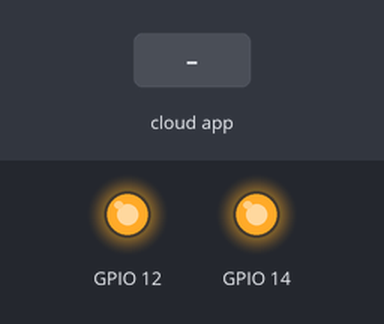
This sketch was run on a simulated ESP8266 (NodeMCU). On the bench: output pins drawn as LEDs (lit = HIGH). The test bench sets the inputs (shaded band). WiFi joins after 1.5 s; servers stay silent unless stated; the Firebase database answers and starts empty; what the sketch prints to the serial monitor is not drawn.

Above: at 2.7 s.
2.8 s: the phone or cloud app sets rele1 to 1
At 5.3 s:
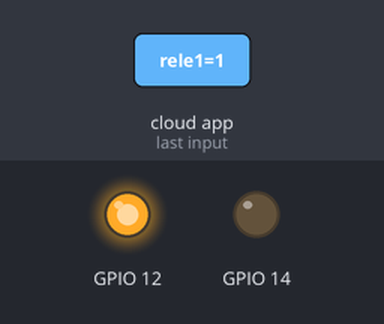
5.7 s: the phone or cloud app sets rele2 to 1
At 9.3 s:
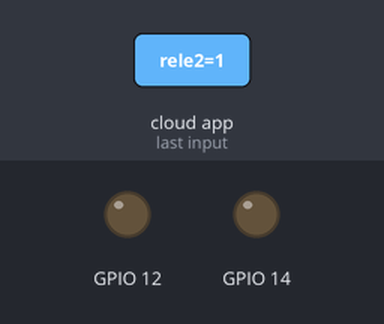
9.6 s: the phone or cloud app sets rele1 to 0
At 12.5 s:
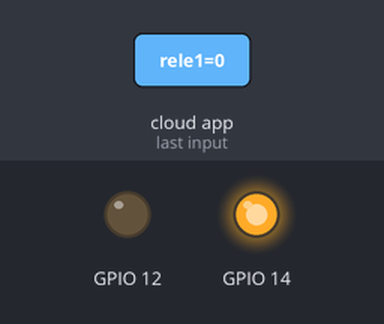
13.5 s: the phone or cloud app sets rele2 to 0
At 16.6 s:
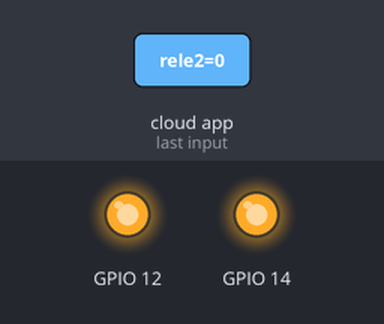
Timing chart, 0 to 18.1 s (numbered marks = the images above; inputs shaded):
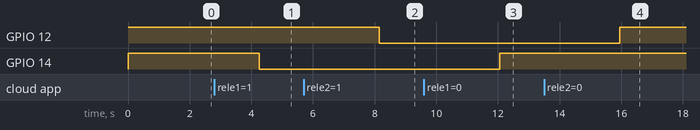

Measured:
- after the input at 2.8 s, GPIO 14: HIGH → LOW after 1.5 s
- after the input at 5.7 s, GPIO 12: HIGH → LOW after 2.5 s
- after the input at 9.6 s, GPIO 14: LOW → HIGH after 2.5 s
- after the input at 13.5 s, GPIO 12: LOW → HIGH after 2.5 s

The sketch:

FirebaseDemo_ESP8266_certo.ino
```cpp
// (licence header left out)
  // FirebaseDemo_ESP8266 is a sample that demo the different functions
  // of the FirebaseArduino API.

  #include <ESP8266WiFi.h>
  #include <FirebaseArduino.h>

  // Set these to run example.
  #define FIREBASE_HOST "arduino-95757.firebaseio.com"
  #define FIREBASE_AUTH "8i33myKUOQz5hBsStipgbG5PTVUKfPp40N7HHNzK"
  #define WIFI_SSID "TATIANA"
  #define WIFI_PASSWORD "tatiana2"
  boolean reler1 = false;
  boolean reler2 = false;
  boolean statusReler1 = false;
  boolean statusReler2 = false;
  void setup() {
      pinMode(12,OUTPUT);
      digitalWrite(12,HIGH);
        pinMode(14,OUTPUT);
        digitalWrite(14,HIGH);
    Serial.begin(9600);

    // connect to wifi.
    WiFi.begin(WIFI_SSID, WIFI_PASSWORD);
    Serial.print("connecting");
    while (WiFi.status() != WL_CONNECTED) {
      Serial.print(".");
      delay(500);
    }
    Serial.println();
    Serial.print("connected: ");
    Serial.println(WiFi.localIP());

    Firebase.begin(FIREBASE_HOST, FIREBASE_AUTH);
  }

  void loop() {
   //reler 1
  statusReler1 = Firebase.getBool("rele1");
  if (Firebase.failed()) {
        Serial.print("setting /number failed:");
        Serial.println(Firebase.error());
        return;
    }else{
      if(statusReler1 == true){
         digitalWrite(14,LOW);
      reler1 = true;
      Serial.println("r1 true");
      Firebase.setBool("status1", true);
      }else{
        if(statusReler1 == false){
        reler1 = false;
        digitalWrite(14,HIGH);

        Serial.println("r1 false");
         Firebase.setBool("status1", false);

      }
      }
    }
    delay(1000);
  //reler 2
  statusReler2 = Firebase.getBool("rele2");
  Serial.println( "valor ");
  Serial.println(statusReler2);
  if (Firebase.failed()) {
        Serial.print("setting /number failed:");
        Serial.println(Firebase.error());
        return;
    }else{
      if(statusReler2 == true){
        Serial.println("r2 true");
        reler2 = true;
          digitalWrite(12,LOW);
        Firebase.setBool("status2", true);

      }else{
        if(statusReler2 ==false){
          Serial.println("r2 false");

          digitalWrite(12,HIGH);
        reler2 = false;
       Firebase.setBool("status2", false);
      }
      }
    }


    delay(1000);
  }
```
